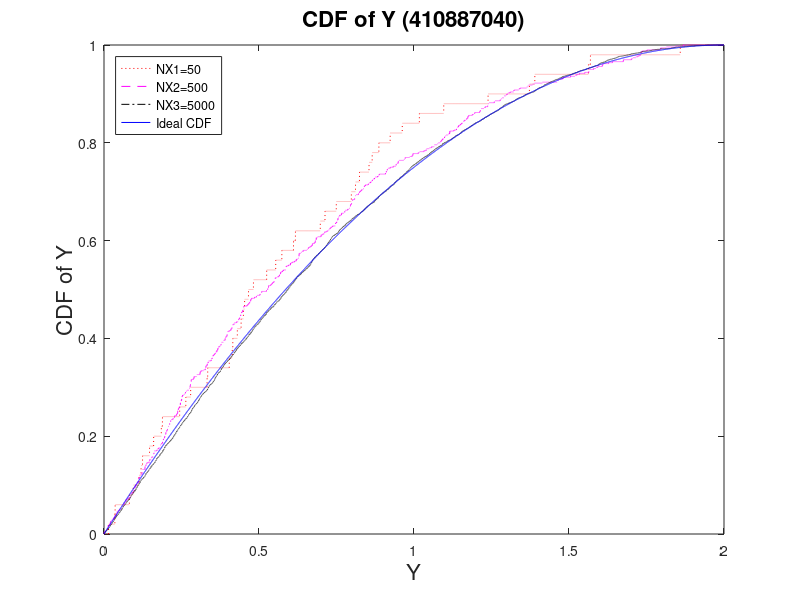

This chart was generated by the following MATLAB code:
% prob 2.1
% graphics_toolkit gnuplot; % for OCTAVE
clear;
close all;

NX1 = 50
X1 = rand(NX1,1); % generate NX uniformly distributed rv
NX2 = 500
X2 = rand(NX2,1); % generate NX uniformly distributed rv
NX3 = 5000
X3 = rand(NX3,1); % generate NX uniformly distributed rv

Y1 = 2 - 2*sqrt(1-X1);  % <=== Modify here
Y2 = 2 - 2*sqrt(1-X2);  % <=== Modify here
Y3 = 2 - 2*sqrt(1-X3);  % <=== Modify here

Nbin=10000  % Split into Nbin equal parts in the range
FY1 = zeros(Nbin,1); % prepare to store the cdf for Nbin bins
FY2 = zeros(Nbin,1); % prepare to store the cdf for Nbin bins
FY3 = zeros(Nbin,1); % prepare to store the cdf for Nbin bins

Ymin=0; % min Y % <=== Modify here
Ymax=2; % max % <=== Modify here

bins = Ymin + (Ymax-Ymin)*(1:Nbin)/Nbin;

for i=1:Nbin
  FY1(i) = length(find(Y1<=bins(i)))/NX1;
  FY2(i) = length(find(Y2<=bins(i)))/NX2;
  FY3(i) = length(find(Y3<=bins(i)))/NX3;
end

figure

idealFY = bins - bins.^2/4;  % <=== ModiFY here

plot(bins,FY1,':r',bins,FY2,'--m',bins,FY3,'-.k',bins,idealFY,'-b');

xlabel('Y','fontsize',16,'fontname','Helvetica');
ylabel('CDF of Y','fontsize',16,'fontname','Helvetica');
title('CDF of Y (410887040)','fontsize',16,'fontname','Helvetica');
legend(['NX1=50   ';'NX2=500  ';'NX3=5000 ';'Ideal CDF'],'location','northwest');
fname = 'prob_02_01(410887040).png';
print (fname, '-dpng');